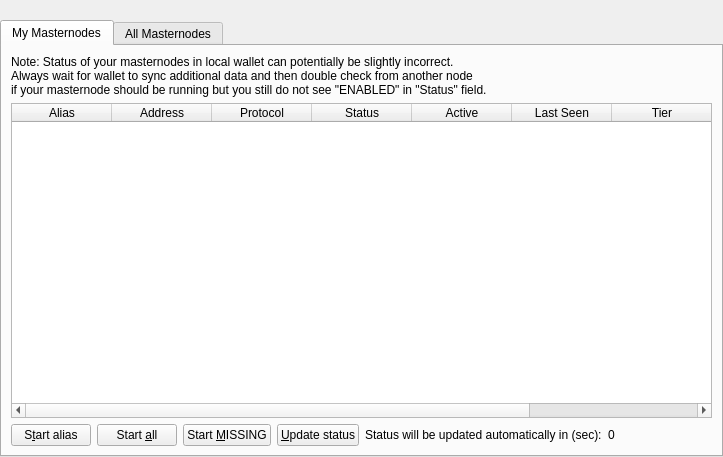
<?xml version="1.0" encoding="UTF-8"?>
<ui version="4.0">
 <class>MasternodeList</class>
 <widget class="QWidget" name="MasternodeList">
  <property name="geometry">
   <rect>
    <x>0</x>
    <y>0</y>
    <width>723</width>
    <height>457</height>
   </rect>
  </property>
  <property name="windowTitle">
   <string>Form</string>
  </property>
  <layout class="QVBoxLayout" name="topLayout">
   <property name="leftMargin">
    <number>0</number>
   </property>
   <property name="topMargin">
    <number>0</number>
   </property>
   <property name="rightMargin">
    <number>0</number>
   </property>
   <property name="bottomMargin">
    <number>0</number>
   </property>
   <item>
    <layout class="QVBoxLayout" name="verticalLayout">
     <property name="bottomMargin">
      <number>0</number>
     </property>
     <item>
      <spacer name="horizontalSpacer0">
       <property name="orientation">
        <enum>Qt::Horizontal</enum>
       </property>
       <property name="sizeHint" stdset="0">
        <size>
         <width>40</width>
         <height>20</height>
        </size>
       </property>
      </spacer>
     </item>
     <item>
      <widget class="QTabWidget" name="tabWidget">
       <property name="currentIndex">
        <number>0</number>
       </property>
       <widget class="QWidget" name="tabMyMasternodes">
        <attribute name="title">
         <string>My Masternodes</string>
        </attribute>
        <layout class="QGridLayout" name="gridLayout_2">
         <item row="0" column="0">
          <layout class="QVBoxLayout" name="verticalLayout_2">
           <property name="bottomMargin">
            <number>0</number>
           </property>
           <item>
            <layout class="QHBoxLayout" name="horizontalLayout_note">
             <property name="bottomMargin">
              <number>0</number>
             </property>
             <item>
              <widget class="QLabel" name="updateNote">
               <property name="text">
                <string>Note: Status of your masternodes in local wallet can potentially be slightly incorrect.&lt;br /&gt;Always wait for wallet to sync additional data and then double check from another node&lt;br /&gt;if your masternode should be running but you still do not see "ENABLED" in "Status" field.</string>
               </property>
              </widget>
             </item>
            </layout>
           </item>
           <item>
            <widget class="QTableWidget" name="tableWidgetMyMasternodes">
             <property name="minimumSize">
              <size>
               <width>695</width>
               <height>0</height>
              </size>
             </property>
             <property name="editTriggers">
              <set>QAbstractItemView::NoEditTriggers</set>
             </property>
             <property name="alternatingRowColors">
              <bool>true</bool>
             </property>
             <property name="selectionMode">
              <enum>QAbstractItemView::SingleSelection</enum>
             </property>
             <property name="selectionBehavior">
              <enum>QAbstractItemView::SelectRows</enum>
             </property>
             <property name="sortingEnabled">
              <bool>true</bool>
             </property>
             <attribute name="horizontalHeaderStretchLastSection">
              <bool>true</bool>
             </attribute>
             <attribute name="ResizeMode">
              <enum>QHeaderView::Interactive</enum>
             </attribute>
             <column>
              <property name="text">
               <string>Alias</string>
              </property>
             </column>
             <column>
              <property name="text">
               <string>Address</string>
              </property>
             </column>
             <column>
              <property name="text">
               <string>Protocol</string>
              </property>
             </column>
             <column>
              <property name="text">
               <string>Status</string>
              </property>
             </column>
             <column>
              <property name="text">
               <string>Active</string>
              </property>
             </column>
             <column>
              <property name="text">
               <string>Last Seen</string>
              </property>
             </column>
             <column>
              <property name="text">
               <string>Tier</string>
              </property>
             </column>
             <column>
              <property name="text">
               <string>Payee</string>
              </property>
             </column>
            </widget>
           </item>
           <item>
            <layout class="QHBoxLayout" name="horizontalLayout_5">
             <property name="bottomMargin">
              <number>0</number>
             </property>
             <item>
              <widget class="QPushButton" name="startButton">
               <property name="text">
                <string>S&amp;tart alias</string>
               </property>
              </widget>
             </item>
             <item>
              <widget class="QPushButton" name="startAllButton">
               <property name="text">
                <string>Start &amp;all</string>
               </property>
              </widget>
             </item>
             <item>
              <widget class="QPushButton" name="startMissingButton">
               <property name="text">
                <string>Start &amp;MISSING</string>
               </property>
              </widget>
             </item>
             <item>
              <widget class="QPushButton" name="UpdateButton">
               <property name="text">
                <string>&amp;Update status</string>
               </property>
              </widget>
             </item>
             <item>
              <widget class="QLabel" name="autoupdate_label">
               <property name="text">
                <string>Status will be updated automatically in (sec):</string>
               </property>
              </widget>
             </item>
             <item>
              <widget class="QLabel" name="secondsLabel">
               <property name="text">
                <string>0</string>
               </property>
              </widget>
             </item>
             <item>
              <spacer name="horizontalSpacer_5">
               <property name="orientation">
                <enum>Qt::Horizontal</enum>
               </property>
               <property name="sizeHint" stdset="0">
                <size>
                 <width>40</width>
                 <height>20</height>
                </size>
               </property>
              </spacer>
             </item>
            </layout>
           </item>
          </layout>
         </item>
        </layout>
       </widget>
       <widget class="QWidget" name="tabAllMasternodes">
        <attribute name="title">
         <string>All Masternodes</string>
        </attribute>
        <layout class="QGridLayout" name="gridLayout">
         <item row="1" column="0">
          <widget class="QTableWidget" name="tableWidgetMasternodes">
           <property name="editTriggers">
            <set>QAbstractItemView::NoEditTriggers</set>
           </property>
           <property name="alternatingRowColors">
            <bool>true</bool>
           </property>
           <property name="selectionBehavior">
            <enum>QAbstractItemView::SelectRows</enum>
           </property>
           <property name="sortingEnabled">
            <bool>true</bool>
           </property>
           <attribute name="horizontalHeaderStretchLastSection">
            <bool>true</bool>
           </attribute>
           <attribute name="ResizeMode">
            <enum>QHeaderView::Interactive</enum>
           </attribute>
           <column>
            <property name="text">
             <string>Address</string>
            </property>
           </column>
           <column>
            <property name="text">
             <string>Protocol</string>
            </property>
           </column>
           <column>
            <property name="text">
             <string>Status</string>
            </property>
           </column>
           <column>
            <property name="text">
             <string>Active</string>
            </property>
           </column>
           <column>
            <property name="text">
             <string>Last Seen</string>
            </property>
           </column>
           <column>
            <property name="text">
             <string>Tier</string>
            </property>
           </column>
           <column>
            <property name="text">
             <string>Payee</string>
            </property>
           </column>
          </widget>
         </item>
         <item row="0" column="0">
          <layout class="QHBoxLayout" name="horizontalLayout_3">
           <property name="bottomMargin">
            <number>0</number>
           </property>
           <item>
            <widget class="QLabel" name="label_filter">
             <property name="text">
              <string>Filter List:</string>
             </property>
            </widget>
           </item>
           <item>
            <widget class="QLineEdit" name="filterLineEdit">
             <property name="toolTip">
              <string>Filter masternode list</string>
             </property>
            </widget>
           </item>
           <item>
            <spacer name="horizontalSpacer_3">
             <property name="orientation">
              <enum>Qt::Horizontal</enum>
             </property>
             <property name="sizeHint" stdset="0">
              <size>
               <width>10</width>
               <height>20</height>
              </size>
             </property>
            </spacer>
           </item>
           <item>
            <widget class="QLabel" name="label_count">
             <property name="text">
              <string>Node Count:</string>
             </property>
            </widget>
           </item>
           <item>
            <widget class="QLabel" name="countLabel">
             <property name="text">
              <string>0</string>
             </property>
            </widget>
           </item>
          </layout>
         </item>
        </layout>
       </widget>
      </widget>
     </item>
    </layout>
   </item>
  </layout>
 </widget>
 <resources/>
 <connections/>
</ui>
